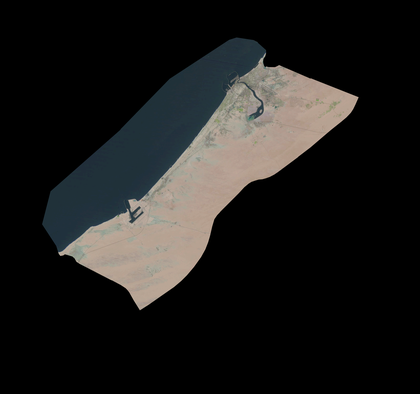
%> input picture code/imagedata/alldata/1984cropped_refd.png, 420 x 394 px, shrunk from 3201 x 3001 before the run; its folder holds only this picture in this run
$ octave proc_edge.m   (GNU Octave 9; MATLAB toolbox functions it lacks are replaced by stand-ins)
%> lines starting %> are read from the running program, lines starting %| are printed output that depends on the picture; in (x1, y1, x2, y2) boxes, pixels count from 0 and x2, y2 are one past the last pixel; in counts of white or black regions, pixels touching at a corner belong together; the program's own positions count from 1
clear all; close all; clc;


%% run an edge detection on cropped images and calculate
% structure area.

srcfiles = dir('imagedata/alldata/*cropped_refd.png');
R = zeros(1,length(srcfiles),'uint32');
for i = 1 : length(srcfiles)
    filename = strcat('imagedata/alldata/',srcfiles(i).name);
    X = imread(filename);
%> X is the input picture: size 394x420x3 uint8; mean R, G, B 29, 28.3, 27.1
    % convert to grayscale
    BW1 = rgb2gray(X);
    % do some fancy edge detection (use the standard one! Canny produces not useful data!)
    BW2 = edge(BW1);
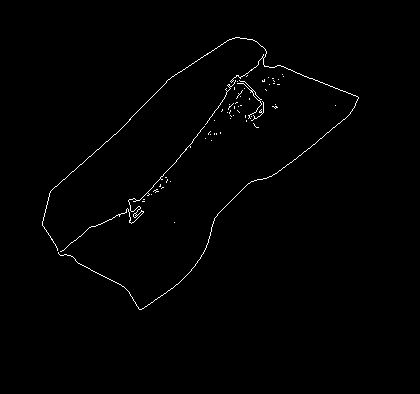
%> BW2: size 394x420 logical; 0.81% white in thin lines or dots, all inside (x1, y1, x2, y2) = (42, 37, 359, 310)

    % do some morphological closing to get outlined area
    BW3 = bwmorph(BW2,'close',30);
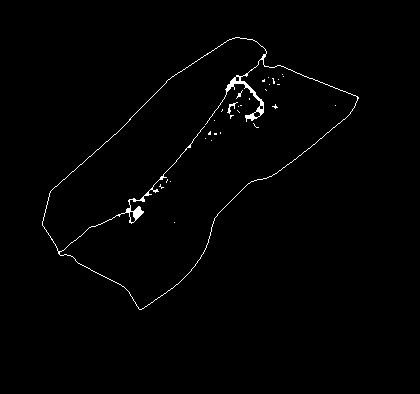
%> BW3: size 394x420 logical; 1% white in thin lines or dots, all inside (x1, y1, x2, y2) = (42, 37, 359, 310)
    % erode the image to get rid of the border we don't want
    BWer = bwmorph(BW1,'erode',1);
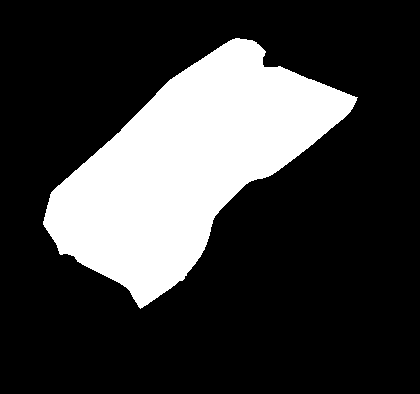
%> BWer: size 394x420 logical; 23.8% white; 1 white region, box (x1, y1, x2, y2) and area: (43, 38, 358, 309) 39316
    BWermask = BWer.*BW3;
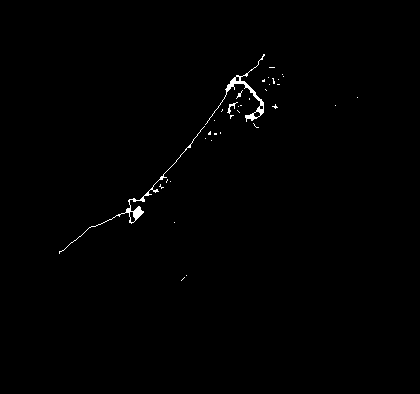
%> BWermask: size 394x420 double; values 0 (black) and 1 (white), 0.56% white in thin lines or dots, all inside (x1, y1, x2, y2) = (59, 54, 358, 281)
    % close again, just to surely get the max area
    BWermask = bwmorph(BWermask,'close',Inf);
    % plot one of each image from the last data set for the report
    if i == length(srcfiles)
        [pathstr,name,ext] = fileparts(filename);
        imwrite(BW1,strcat('imagedata/analysis/street',name,'_grayscale',ext));
        imwrite(BW2,strcat('imagedata/analysis/street',name,'_edge',ext));
        imwrite(BW3,strcat('imagedata/analysis/street',name,'_close',ext));
        imwrite(BWer,strcat('imagedata/analysis/street',name,'_erode',ext));
    end
    % now reshape and count pixels
    [r col] = size(BWermask);
%> r = 394; col = 420
    BW_resh =reshape(BWermask,1,r*col);
%> BW_resh = 165480 logical values, 933 true
    cnt = 0;
    figure;
    imshow(BWermask);
    for j=1:length(BW_resh)
        if BW_resh(j) > 0.4
            cnt = cnt +1;
        end
    end
%> after the loop, cnt = 933
    % write image, obviously
    [pathstr,name,ext] = fileparts(filename);
    imwrite(BWermask,strcat('imagedata/analysis/street',name,ext));
    % append it to a matrix
    R(i) = cnt;
end

% plot the data
figure, plot(R)
%> after `plot(R)`:
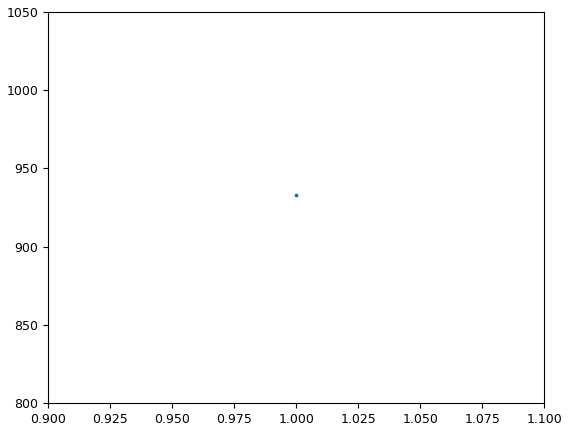
%> figure redrawn from the program's plot data

$ run again, on code/imagedata/alldata/1985cropped_refd.png
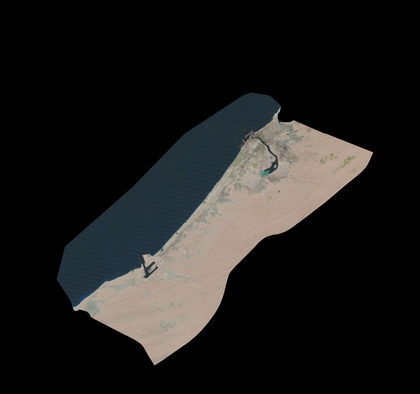
%> input picture code/imagedata/alldata/1985cropped_refd.png, 420 x 394 px, shrunk from 3201 x 3001 before the run
%> X is the input picture: size 394x420x3 uint8; mean R, G, B 29, 28.2, 27
%> `BW2 = edge(BW1);`:
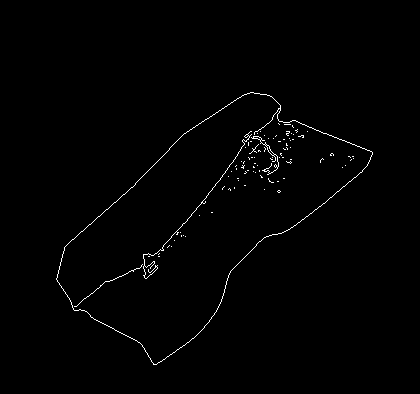
%> BW2: size 394x420 logical; 0.86% white in thin lines or dots, all inside (x1, y1, x2, y2) = (56, 92, 373, 365)
%> BWer: size 394x420 logical; 23.8% white; 1 white region, box (x1, y1, x2, y2) and area: (57, 93, 372, 364) 39302
%> `BWermask = BWer.*BW3;`:
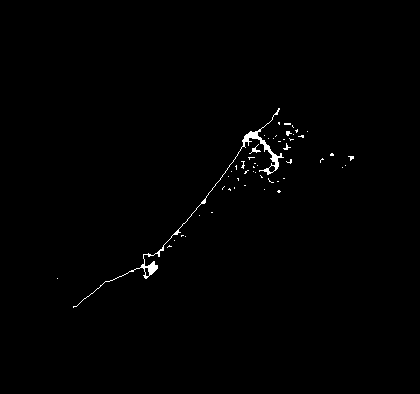
%> BWermask: size 394x420 double; values 0 (black) and 1 (white), 0.65% white; 53 white regions (50 under 20 px), largest, box (x1, y1, x2, y2) and area: (73, 108, 284, 308) 787, (249, 144, 261, 154) 33, (283, 143, 291, 150) 20
%> BW_resh = 165480 logical values, 1073 true
%> after the loop `for j=1:length(BW_resh)`: cnt = 1073
